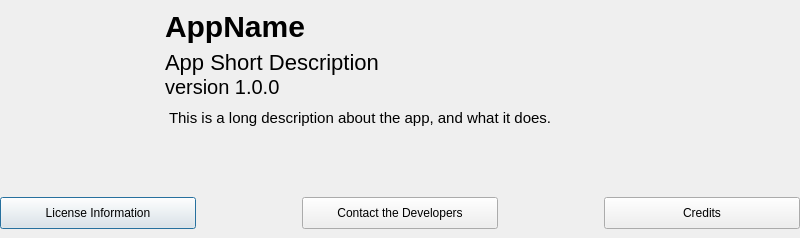
<?xml version="1.0" encoding="UTF-8"?>
<ui version="4.0">
 <class>about</class>
 <widget class="QDialog" name="about">
  <property name="windowModality">
   <enum>Qt::WindowModal</enum>
  </property>
  <property name="geometry">
   <rect>
    <x>0</x>
    <y>0</y>
    <width>800</width>
    <height>238</height>
   </rect>
  </property>
  <property name="sizePolicy">
   <sizepolicy hsizetype="Expanding" vsizetype="Expanding">
    <horstretch>0</horstretch>
    <verstretch>0</verstretch>
   </sizepolicy>
  </property>
  <property name="minimumSize">
   <size>
    <width>666</width>
    <height>0</height>
   </size>
  </property>
  <property name="maximumSize">
   <size>
    <width>9999999</width>
    <height>9999999</height>
   </size>
  </property>
  <property name="windowTitle">
   <string>About</string>
  </property>
  <layout class="QVBoxLayout" name="verticalLayout">
   <property name="spacing">
    <number>0</number>
   </property>
   <property name="leftMargin">
    <number>0</number>
   </property>
   <property name="topMargin">
    <number>0</number>
   </property>
   <property name="rightMargin">
    <number>0</number>
   </property>
   <property name="bottomMargin">
    <number>0</number>
   </property>
   <item>
    <widget class="QWidget" name="widget" native="true">
     <layout class="QHBoxLayout" name="horizontalLayout">
      <item>
       <widget class="QLabel" name="app_icon">
        <property name="sizePolicy">
         <sizepolicy hsizetype="Minimum" vsizetype="Minimum">
          <horstretch>0</horstretch>
          <verstretch>0</verstretch>
         </sizepolicy>
        </property>
        <property name="minimumSize">
         <size>
          <width>150</width>
          <height>150</height>
         </size>
        </property>
        <property name="maximumSize">
         <size>
          <width>150</width>
          <height>150</height>
         </size>
        </property>
        <property name="text">
         <string/>
        </property>
        <property name="scaledContents">
         <bool>true</bool>
        </property>
       </widget>
      </item>
      <item>
       <layout class="QVBoxLayout" name="layout">
        <item>
         <widget class="QLabel" name="app_name">
          <property name="font">
           <font>
            <pointsize>-1</pointsize>
            <weight>75</weight>
            <bold>true</bold>
           </font>
          </property>
          <property name="styleSheet">
           <string notr="true">font-size:30px;
font-weight:bold</string>
          </property>
          <property name="text">
           <string>AppName</string>
          </property>
         </widget>
        </item>
        <item>
         <layout class="QVBoxLayout" name="identity_layout">
          <property name="spacing">
           <number>0</number>
          </property>
          <item>
           <widget class="QLabel" name="short_description">
            <property name="font">
             <font>
              <pointsize>-1</pointsize>
             </font>
            </property>
            <property name="styleSheet">
             <string notr="true">font-size:22px</string>
            </property>
            <property name="text">
             <string>App Short Description</string>
            </property>
           </widget>
          </item>
          <item>
           <widget class="QLabel" name="version">
            <property name="font">
             <font>
              <pointsize>-1</pointsize>
             </font>
            </property>
            <property name="styleSheet">
             <string notr="true">font-size:20px</string>
            </property>
            <property name="text">
             <string>version 1.0.0</string>
            </property>
           </widget>
          </item>
         </layout>
        </item>
        <item>
         <widget class="QTextEdit" name="long_description">
          <property name="enabled">
           <bool>true</bool>
          </property>
          <property name="minimumSize">
           <size>
            <width>490</width>
            <height>70</height>
           </size>
          </property>
          <property name="maximumSize">
           <size>
            <width>999999</width>
            <height>999999</height>
           </size>
          </property>
          <property name="contextMenuPolicy">
           <enum>Qt::NoContextMenu</enum>
          </property>
          <property name="styleSheet">
           <string notr="true">background:transparent;
font-size:14px</string>
          </property>
          <property name="frameShape">
           <enum>QFrame::NoFrame</enum>
          </property>
          <property name="frameShadow">
           <enum>QFrame::Sunken</enum>
          </property>
          <property name="verticalScrollBarPolicy">
           <enum>Qt::ScrollBarAlwaysOff</enum>
          </property>
          <property name="horizontalScrollBarPolicy">
           <enum>Qt::ScrollBarAlwaysOff</enum>
          </property>
          <property name="html">
           <string>&lt;!DOCTYPE HTML PUBLIC &quot;-//W3C//DTD HTML 4.0//EN&quot; &quot;http://www.w3.org/TR/REC-html40/strict.dtd&quot;&gt;
&lt;html&gt;&lt;head&gt;&lt;meta name=&quot;qrichtext&quot; content=&quot;1&quot; /&gt;&lt;style type=&quot;text/css&quot;&gt;
p, li { white-space: pre-wrap; }
&lt;/style&gt;&lt;/head&gt;&lt;body style=&quot; font-family:'Sans Serif'; font-size:14px; font-weight:400; font-style:normal;&quot;&gt;
&lt;p style=&quot; margin-top:0px; margin-bottom:0px; margin-left:0px; margin-right:0px; -qt-block-indent:0; text-indent:0px;&quot;&gt;&lt;span style=&quot; font-family:'Droid Sans'; font-size:11pt;&quot;&gt;This is a long description about the app, and what it does.&lt;/span&gt;&lt;/p&gt;&lt;/body&gt;&lt;/html&gt;</string>
          </property>
          <property name="textInteractionFlags">
           <set>Qt::LinksAccessibleByMouse</set>
          </property>
         </widget>
        </item>
       </layout>
      </item>
     </layout>
    </widget>
   </item>
   <item>
    <widget class="QFrame" name="about_buttons_area">
     <property name="frameShape">
      <enum>QFrame::NoFrame</enum>
     </property>
     <property name="frameShadow">
      <enum>QFrame::Sunken</enum>
     </property>
     <property name="lineWidth">
      <number>0</number>
     </property>
     <layout class="QHBoxLayout" name="horizontalLayout_2">
      <property name="spacing">
       <number>0</number>
      </property>
      <property name="leftMargin">
       <number>0</number>
      </property>
      <property name="topMargin">
       <number>9</number>
      </property>
      <property name="rightMargin">
       <number>0</number>
      </property>
      <property name="bottomMargin">
       <number>9</number>
      </property>
      <item>
       <widget class="QPushButton" name="push_button_license">
        <property name="sizePolicy">
         <sizepolicy hsizetype="Expanding" vsizetype="Fixed">
          <horstretch>0</horstretch>
          <verstretch>0</verstretch>
         </sizepolicy>
        </property>
        <property name="minimumSize">
         <size>
          <width>196</width>
          <height>32</height>
         </size>
        </property>
        <property name="maximumSize">
         <size>
          <width>16777215</width>
          <height>16777215</height>
         </size>
        </property>
        <property name="text">
         <string>License Information</string>
        </property>
       </widget>
      </item>
      <item>
       <spacer name="horizontal_spacer">
        <property name="orientation">
         <enum>Qt::Horizontal</enum>
        </property>
        <property name="sizeHint" stdset="0">
         <size>
          <width>55</width>
          <height>20</height>
         </size>
        </property>
       </spacer>
      </item>
      <item>
       <widget class="QPushButton" name="push_button_contact">
        <property name="sizePolicy">
         <sizepolicy hsizetype="Expanding" vsizetype="Fixed">
          <horstretch>0</horstretch>
          <verstretch>0</verstretch>
         </sizepolicy>
        </property>
        <property name="minimumSize">
         <size>
          <width>196</width>
          <height>32</height>
         </size>
        </property>
        <property name="maximumSize">
         <size>
          <width>16777215</width>
          <height>16777215</height>
         </size>
        </property>
        <property name="text">
         <string>Contact the Developers</string>
        </property>
       </widget>
      </item>
      <item>
       <spacer name="horizontal_spacer_2">
        <property name="orientation">
         <enum>Qt::Horizontal</enum>
        </property>
        <property name="sizeHint" stdset="0">
         <size>
          <width>55</width>
          <height>20</height>
         </size>
        </property>
       </spacer>
      </item>
      <item>
       <widget class="QPushButton" name="push_button_credits">
        <property name="sizePolicy">
         <sizepolicy hsizetype="Expanding" vsizetype="Fixed">
          <horstretch>0</horstretch>
          <verstretch>0</verstretch>
         </sizepolicy>
        </property>
        <property name="minimumSize">
         <size>
          <width>196</width>
          <height>32</height>
         </size>
        </property>
        <property name="maximumSize">
         <size>
          <width>16777215</width>
          <height>16777215</height>
         </size>
        </property>
        <property name="text">
         <string>Credits</string>
        </property>
       </widget>
      </item>
     </layout>
    </widget>
   </item>
  </layout>
 </widget>
 <resources>
  <include location="../../../img/img.qrc"/>
 </resources>
 <connections/>
</ui>
